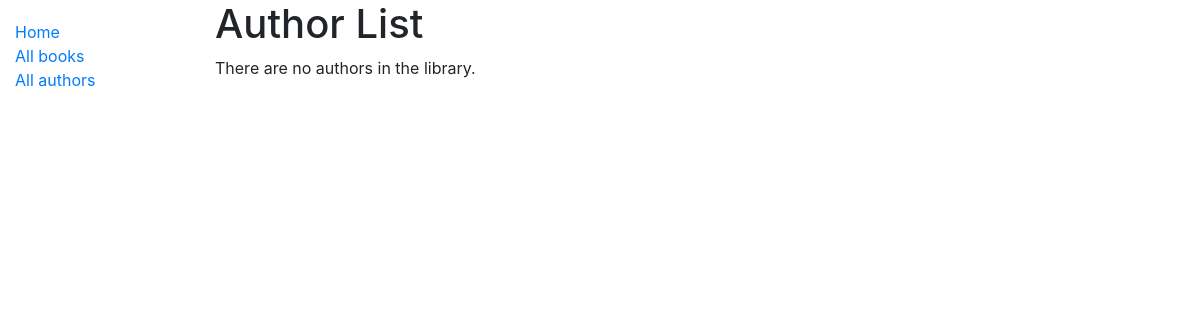
Before: /catalog/author/ with the older database file.
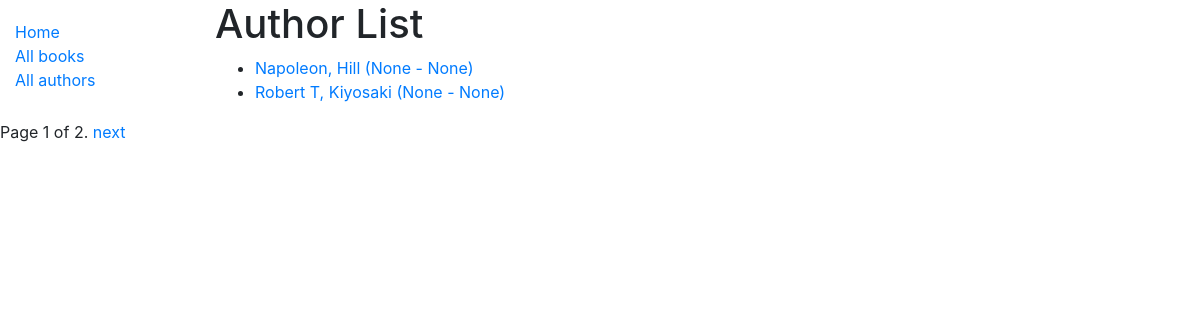
After: the same page with the newer database file.
### catalog/models.py (models this page shows, shortened)
class Author(models.Model):
    first_name = models.CharField(max_length=100)
    last_name = models.CharField(max_length=100)
    date_of_birth = models.DateField(null=True, blank=True)
    date_of_death = models.DateField("Died", null=True, blank=True)
    class Meta:
        ordering = ["last_name", "first_name"]
    def get_absolute_url(self):
        return reverse("author-detail", args=[str(self.id)])

### catalog/views.py (the view)
# urls.py: path('author/', views.AuthorListView.as_view(), name='author'),
class AuthorListView(generic.ListView):
    model = Author
    paginate_by = 2

### catalog/templates/catalog/author_list.html
{% extends "base_generic.html" %} {% block content %}
<h1>Author List</h1>
{% if author_list %}
<ul>
  {% for author in author_list %}
  <li>
    <a href="{{ author.get_absolute_url }}"
      >{{ author.first_name }}, {{ author.last_name}} ({{ author.date_of_birth}}
      - {{ author.date_of_death }})
    </a>
  </li>
  {% endfor %}
</ul>
{% else %}
<p>There are no authors in the library.</p>
{% endif %} {% endblock %}

### catalog/templates/base_generic.html (shortened to what this page needs)
<!DOCTYPE html>
<html lang="en">
  <head>
    <link
      rel="stylesheet"
      href="https://stackpath.bootstrapcdn.com/bootstrap/4.1.3/css/bootstrap.min.css"
    />
    {% load static %}
    <link rel="stylesheet" href="{% static 'css/styles.css' %}" />
  </head>
  <body>
    <div class="container-fluid">
      <div class="row">
        <div class="col-sm-2">
          {% block sidebar %}
          <ul class="sidebar-nav">
            <li><a href="{% url 'index' %}">Home</a></li>
            <li><a href="{% url 'books' %}">All books</a></li>
            <li><a href="{% url 'author' %}">All authors</a></li>
          </ul>
          {% endblock %}
        </div>
        <div class="col-sm-10">{% block content %}{% endblock %}</div>
        {% block pagination %} {% if is_paginated %}
        <div class="pagination">
          <span class="page-links">
            <span class="page-current">
              Page {{ page_obj.number }} of {{ page_obj.paginator.num_pages }}.
            </span>
            {% if page_obj.has_next %}
            <a href="{{ request.path }}?page={{ page_obj.next_page_number }}"
              >next</a
            >
            {% endif %}
          </span>
        </div>
        {% endif %} {% endblock %}
      </div>
    </div>
  </body>
</html>

### catalog/static/css/styles.css (style rules this page uses)
.sidebar-nav { margin-top: 20px; padding: 0; list-style: none; }

Changed rows visible on the page:
added Author: first_name "Napoleon", last_name "Hill", date_of_birth "None", date_of_death "None"
added Author: first_name "Robert T", last_name "Kiyosaki", date_of_birth "None", date_of_death "None"
Other visible differences:
{{ page_obj.number }}: (not shown) → "1"
{{ page_obj.paginator.num_pages }}: (not shown) → "2"
text no longer shown: "There are no authors in the library."
text now shown: "Page of . next"
